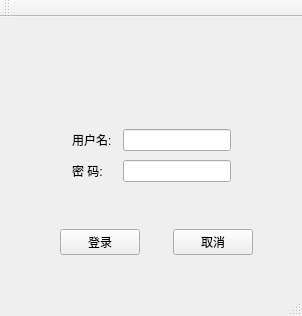
<?xml version="1.0" encoding="UTF-8"?>
<ui version="4.0">
 <class>MainWindow</class>
 <widget class="QMainWindow" name="MainWindow">
  <property name="geometry">
   <rect>
    <x>0</x>
    <y>0</y>
    <width>302</width>
    <height>316</height>
   </rect>
  </property>
  <property name="windowTitle">
   <string>MainWindow</string>
  </property>
  <widget class="QWidget" name="centralWidget">
   <layout class="QVBoxLayout" name="verticalLayout">
    <item>
     <widget class="QWidget" name="widget" native="true">
      <layout class="QHBoxLayout" name="horizontalLayout">
       <item>
        <spacer name="horizontalSpacer">
         <property name="orientation">
          <enum>Qt::Horizontal</enum>
         </property>
         <property name="sizeHint" stdset="0">
          <size>
           <width>74</width>
           <height>20</height>
          </size>
         </property>
        </spacer>
       </item>
       <item>
        <widget class="QLabel" name="imgLabel">
         <property name="maximumSize">
          <size>
           <width>100</width>
           <height>100</height>
          </size>
         </property>
         <property name="text">
          <string/>
         </property>
         <property name="pixmap">
          <pixmap>image/icon.png</pixmap>
         </property>
         <property name="scaledContents">
          <bool>true</bool>
         </property>
        </widget>
       </item>
       <item>
        <spacer name="horizontalSpacer_2">
         <property name="orientation">
          <enum>Qt::Horizontal</enum>
         </property>
         <property name="sizeHint" stdset="0">
          <size>
           <width>40</width>
           <height>20</height>
          </size>
         </property>
        </spacer>
       </item>
      </layout>
     </widget>
    </item>
    <item>
     <widget class="QWidget" name="widget_2" native="true">
      <layout class="QGridLayout" name="gridLayout">
       <item row="0" column="0">
        <spacer name="horizontalSpacer_3">
         <property name="orientation">
          <enum>Qt::Horizontal</enum>
         </property>
         <property name="sizeHint" stdset="0">
          <size>
           <width>31</width>
           <height>20</height>
          </size>
         </property>
        </spacer>
       </item>
       <item row="0" column="1">
        <widget class="QLabel" name="label_2">
         <property name="text">
          <string>用户名:</string>
         </property>
        </widget>
       </item>
       <item row="0" column="2">
        <spacer name="horizontalSpacer_7">
         <property name="orientation">
          <enum>Qt::Horizontal</enum>
         </property>
         <property name="sizeType">
          <enum>QSizePolicy::Fixed</enum>
         </property>
         <property name="sizeHint" stdset="0">
          <size>
           <width>5</width>
           <height>20</height>
          </size>
         </property>
        </spacer>
       </item>
       <item row="0" column="3">
        <widget class="QLineEdit" name="logLineEdit"/>
       </item>
       <item row="0" column="4">
        <spacer name="horizontalSpacer_5">
         <property name="orientation">
          <enum>Qt::Horizontal</enum>
         </property>
         <property name="sizeHint" stdset="0">
          <size>
           <width>31</width>
           <height>20</height>
          </size>
         </property>
        </spacer>
       </item>
       <item row="1" column="0">
        <spacer name="horizontalSpacer_4">
         <property name="orientation">
          <enum>Qt::Horizontal</enum>
         </property>
         <property name="sizeHint" stdset="0">
          <size>
           <width>31</width>
           <height>20</height>
          </size>
         </property>
        </spacer>
       </item>
       <item row="1" column="1">
        <widget class="QLabel" name="label_3">
         <property name="text">
          <string>密 码:</string>
         </property>
        </widget>
       </item>
       <item row="1" column="2">
        <spacer name="horizontalSpacer_8">
         <property name="orientation">
          <enum>Qt::Horizontal</enum>
         </property>
         <property name="sizeType">
          <enum>QSizePolicy::Fixed</enum>
         </property>
         <property name="sizeHint" stdset="0">
          <size>
           <width>5</width>
           <height>20</height>
          </size>
         </property>
        </spacer>
       </item>
       <item row="1" column="3">
        <widget class="QLineEdit" name="pwdLineedit"/>
       </item>
       <item row="1" column="4">
        <spacer name="horizontalSpacer_6">
         <property name="orientation">
          <enum>Qt::Horizontal</enum>
         </property>
         <property name="sizeHint" stdset="0">
          <size>
           <width>31</width>
           <height>20</height>
          </size>
         </property>
        </spacer>
       </item>
      </layout>
     </widget>
    </item>
    <item>
     <widget class="QWidget" name="widget_3" native="true">
      <layout class="QHBoxLayout" name="horizontalLayout_2">
       <item>
        <spacer name="horizontalSpacer_9">
         <property name="orientation">
          <enum>Qt::Horizontal</enum>
         </property>
         <property name="sizeHint" stdset="0">
          <size>
           <width>40</width>
           <height>20</height>
          </size>
         </property>
        </spacer>
       </item>
       <item>
        <widget class="QPushButton" name="logBtn">
         <property name="text">
          <string>登录</string>
         </property>
        </widget>
       </item>
       <item>
        <spacer name="horizontalSpacer_11">
         <property name="orientation">
          <enum>Qt::Horizontal</enum>
         </property>
         <property name="sizeHint" stdset="0">
          <size>
           <width>28</width>
           <height>20</height>
          </size>
         </property>
        </spacer>
       </item>
       <item>
        <widget class="QPushButton" name="calBtn">
         <property name="text">
          <string>取消</string>
         </property>
        </widget>
       </item>
       <item>
        <spacer name="horizontalSpacer_10">
         <property name="orientation">
          <enum>Qt::Horizontal</enum>
         </property>
         <property name="sizeHint" stdset="0">
          <size>
           <width>29</width>
           <height>20</height>
          </size>
         </property>
        </spacer>
       </item>
      </layout>
     </widget>
    </item>
   </layout>
  </widget>
  <widget class="QMenuBar" name="menuBar">
   <property name="geometry">
    <rect>
     <x>0</x>
     <y>0</y>
     <width>302</width>
     <height>23</height>
    </rect>
   </property>
  </widget>
  <widget class="QToolBar" name="mainToolBar">
   <attribute name="toolBarArea">
    <enum>TopToolBarArea</enum>
   </attribute>
   <attribute name="toolBarBreak">
    <bool>false</bool>
   </attribute>
  </widget>
  <widget class="QStatusBar" name="statusBar"/>
 </widget>
 <layoutdefault spacing="6" margin="11"/>
 <resources/>
 <connections/>
</ui>
